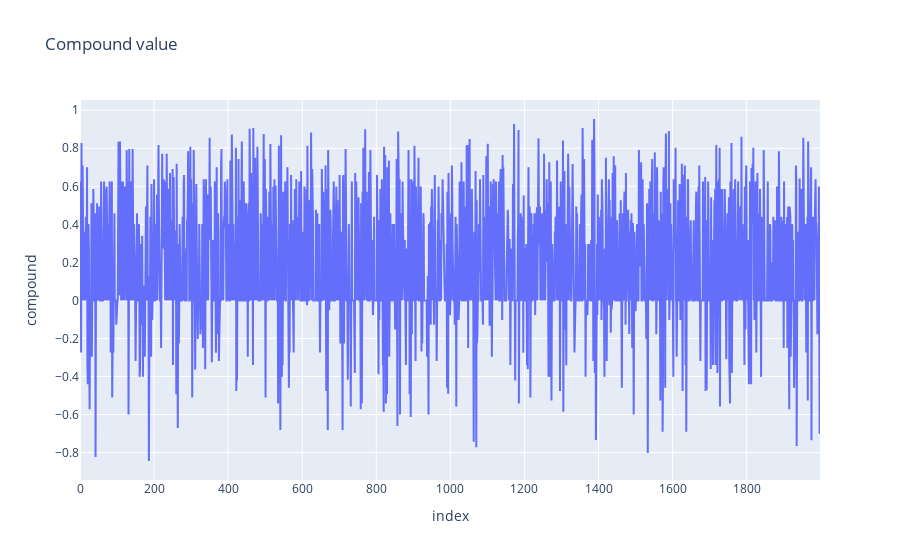

Here is the notebook cell this chart was saved with:
### Code cell
# Compound value accross the dataframe
fig=go.Figure(go.Scatter(x=new_df.index, y=new_df.compound))
fig.update_layout(
                  xaxis=dict(
                            title='index'),
                  yaxis=dict(
                            title='compound'),
                  title='Compound value'
                 )
fig.show()

### Figure 1 — Plotly figure (JSON) as saved in the notebook; plotly's stock layout.template omitted (floating-point values rounded to 4 significant figures; data arrays with more than 128 entries replaced by an {"elided": "..."} marker saying what was removed)
{"data": [{"type": "scatter", "x": {"elided": "1997 int values"}, "y": {"elided": "1997 float values"}}], "layout": {"title": {"text": "Compound value"}, "xaxis": {"title": {"text": "index"}}, "yaxis": {"title": {"text": "compound"}}}}
